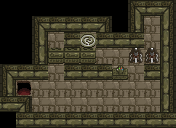

Tiled map render using the project's own tile images. Description and the whole map definition, tile-layer contents included, below:
An orthogonal 11x8 tile map with 16x16 px tiles, 5 tile layers (Environment, Bottom Decoration, Triggers, Objects, ...), 2 tilesets.

<map version="1.0" orientation="orthogonal" renderorder="right-down" width="11" height="8" tilewidth="16" tileheight="16" nextobjectid="4">
 <tileset firstgid="1" name="tilemap" tilewidth="16" tileheight="16" tilecount="64" columns="8">
  <image source="../tileset.png" trans="ffffff" width="128" height="128" />
  <tile id="0">
   <properties>
    <property name="type" value="solid" />
   </properties>
  </tile>
  <tile id="1">
   <properties>
    <property name="type" value="solid" />
   </properties>
  </tile>
  <tile id="2">
   <properties>
    <property name="type" value="solid" />
   </properties>
  </tile>
  <tile id="3">
   <properties>
    <property name="type" value="solid" />
   </properties>
  </tile>
  <tile id="4">
   <properties>
    <property name="type" value="solid" />
   </properties>
  </tile>
  <tile id="6">
   <properties>
    <property name="form" type="int" value="2" />
    <property name="type" value="shifter" />
   </properties>
  </tile>
  <tile id="7">
   <properties>
    <property name="form" type="int" value="1" />
    <property name="type" value="shifter" />
   </properties>
  </tile>
  <tile id="10">
   <properties>
    <property name="type" value="pit" />
   </properties>
  </tile>
  <tile id="11">
   <properties>
    <property name="type" value="altar" />
   </properties>
  </tile>
  <tile id="12">
   <properties>
    <property name="type" value="solid" />
   </properties>
  </tile>
  <tile id="13">
   <properties>
    <property name="form" type="int" value="0" />
    <property name="type" value="goal" />
   </properties>
  </tile>
  <tile id="16">
   <properties>
    <property name="form" type="int" value="0" />
    <property name="type" value="goal" />
   </properties>
  </tile>
  <tile id="17">
   <properties>
    <property name="form" type="int" value="2" />
    <property name="type" value="goal" />
   </properties>
  </tile>
  <tile id="18">
   <properties>
    <property name="form" type="int" value="3" />
    <property name="type" value="goal" />
   </properties>
  </tile>
  <tile id="19">
   <properties>
    <property name="form" type="int" value="1" />
    <property name="type" value="goal" />
   </properties>
  </tile>
  <tile id="24">
   <properties>
    <property name="form" type="int" value="0" />
    <property name="type" value="shifter" />
   </properties>
  </tile>
  <tile id="25">
   <properties>
    <property name="form" type="int" value="2" />
    <property name="type" value="shifter" />
   </properties>
  </tile>
  <tile id="26">
   <properties>
    <property name="form" type="int" value="3" />
    <property name="type" value="shifter" />
   </properties>
  </tile>
  <tile id="27">
   <properties>
    <property name="form" type="int" value="1" />
    <property name="type" value="shifter" />
   </properties>
  </tile>
  <tile id="32">
   <properties>
    <property name="type" value="teleport" />
   </properties>
  </tile>
  <tile id="33">
   <properties>
    <property name="type" value="teleport" />
   </properties>
  </tile>
  <tile id="41">
   <properties>
    <property name="form" type="int" value="0" />
    <property name="type" value="goal" />
   </properties>
  </tile>
 </tileset>
 <tileset firstgid="65" name="sprites" tilewidth="16" tileheight="16" tilecount="64" columns="8">
  <image source="../src/sprites.png" width="128" height="128" />
  <tile id="8">
   <properties>
    <property name="type" value="blot" />
   </properties>
  </tile>
  <tile id="13">
   <properties>
    <property name="type" value="boulder" />
   </properties>
  </tile>
 </tileset>
 <layer name="Environment" width="11" height="8">
  <data encoding="csv">
0,0,0,0,0,0,0,0,1,2,3,
0,0,1,2,2,2,3,0,4,9,5,
0,0,4,9,2,9,2,2,2,9,5,
0,0,4,9,9,9,9,9,9,9,5,
1,2,2,9,2,2,2,13,9,2,5,
4,9,9,9,9,9,9,9,9,9,5,
2,3,9,9,9,9,9,9,9,9,5,
0,2,2,2,2,2,2,2,2,2,2
</data>
 </layer>
 <layer name="Bottom Decoration" width="11" height="8">
  <data encoding="csv">
0,0,0,0,0,0,0,0,0,0,0,
0,0,0,0,0,0,0,0,0,0,0,
0,0,0,0,0,0,0,0,0,0,0,
0,0,0,0,0,0,0,0,0,0,0,
0,0,0,0,0,0,0,0,0,0,0,
0,0,0,0,0,0,0,0,0,0,0,
0,0,0,0,0,0,0,0,0,0,0,
0,0,0,0,0,0,0,0,0,0,0
</data>
 </layer>
 <layer name="Triggers" width="11" height="8">
  <data encoding="csv">
0,0,0,0,0,0,0,0,0,0,0,
0,0,0,0,0,0,0,0,0,0,0,
0,0,0,0,0,17,0,0,0,0,0,
0,0,0,0,0,0,0,0,0,0,0,
0,0,0,0,0,0,0,12,0,0,0,
0,11,0,0,0,0,0,0,0,0,0,
0,0,0,0,0,0,0,0,0,0,0,
0,0,0,0,0,0,0,0,0,0,0
</data>
 </layer>
 <layer name="Objects" width="11" height="8">
  <data encoding="csv">
0,0,0,0,0,0,0,0,0,0,0,
0,0,0,0,0,0,0,0,0,0,0,
0,0,0,0,0,0,0,0,0,0,0,
0,0,0,78,78,78,0,0,73,73,0,
0,0,0,0,0,0,0,0,0,0,0,
0,0,0,0,0,0,0,0,0,0,0,
0,0,0,0,0,0,0,0,0,0,0,
0,0,0,0,0,0,0,0,0,0,0
</data>
 </layer>
 <layer name="Top Decoration" width="11" height="8">
  <data encoding="csv">
0,0,0,0,0,0,0,0,0,0,0,
0,0,0,0,0,0,0,0,0,0,0,
0,0,0,0,0,0,0,0,0,0,0,
0,0,0,0,0,0,0,0,0,0,0,
0,0,0,0,0,0,0,0,0,0,0,
0,0,0,0,0,0,0,0,0,0,0,
0,0,0,0,0,0,0,0,0,0,0,
0,0,0,0,0,0,0,0,0,0,0
</data>
 </layer>
</map>
